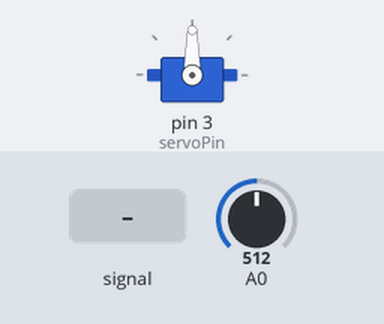
Recording of a sketch running on a simulated Arduino Uno, built with avr-gcc and run on an emulated ATmega328P. On the bench: servo. The inputs (shaded band) are chosen by the test bench; at power-on: A0 = 512.

Above: at 1.2 s.
1.3 s: A0 fed a 200 Hz sine of ±81 counts around its level
At 2.35 s:
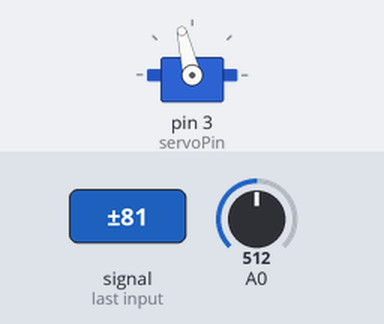
4.3 s: A0 set to 716
At 5.2 s:
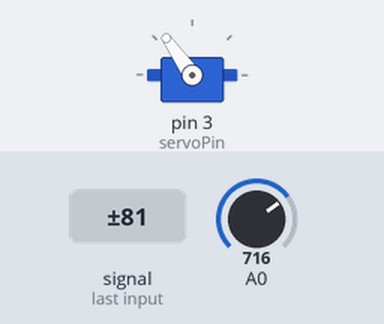
5.8 s: A0 fed a 1000 Hz sine of ±255 counts around its level
8.8 s: A0 fed a 2 Hz sine of ±306 counts around its level
At 9.55 s:
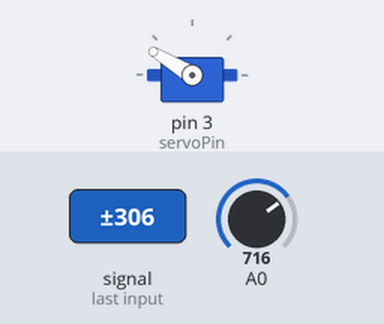
11.8 s: A0 set to 1023
13.3 s: A0 set to 306
At 14.4 s:
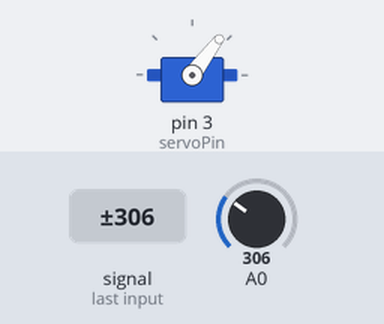
Timing chart, 0 to 15.8 s (numbered marks = the images above; inputs shaded):
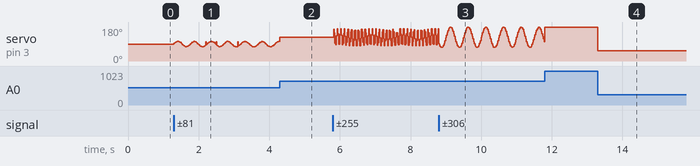

The sketch:

PR11.ino
```cpp
#include <Servo.h>
#include "Pot.h"
int servoPin = 3;
Servo Servo1;
Pot VAL(0);
void setup() {
  Servo1.attach(servoPin);
}

void loop(){

  Servo1.write(VAL.get_z());
}
```

Pot.cpp
```cpp
#include "Pot.h"
Pot::Pot(int pin)
{
  pinMode(pin,INPUT);
  _pin = pin;
  digitalWrite(pin,LOW);
}
int Pot::get_z()
{
  digitalWrite(_pin,HIGH);
  int val = analogRead(_pin);
  val = map(val, 0, 1023, 0, 180);
  val = constrain(val, 0, 180);
  digitalWrite(_pin,LOW);
  return val;
}
```

Pot.h
```cpp
#include "Arduino.h"
class Pot
{
  public:
    Pot(int pin);
    int get_z();
  private:
    int _pin;
};
```

Measured:
- after the input at 13.3 s, servo on pin 3 (servoPin): 180° → 53° at once
